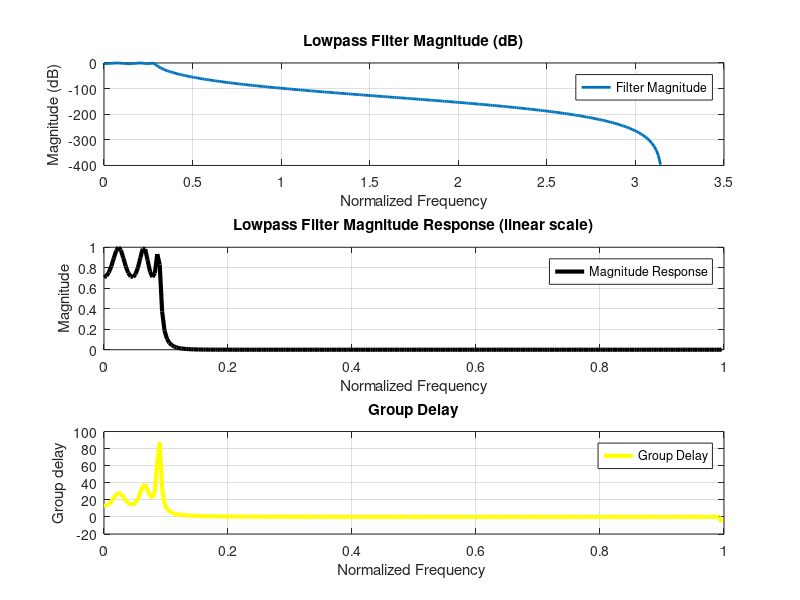
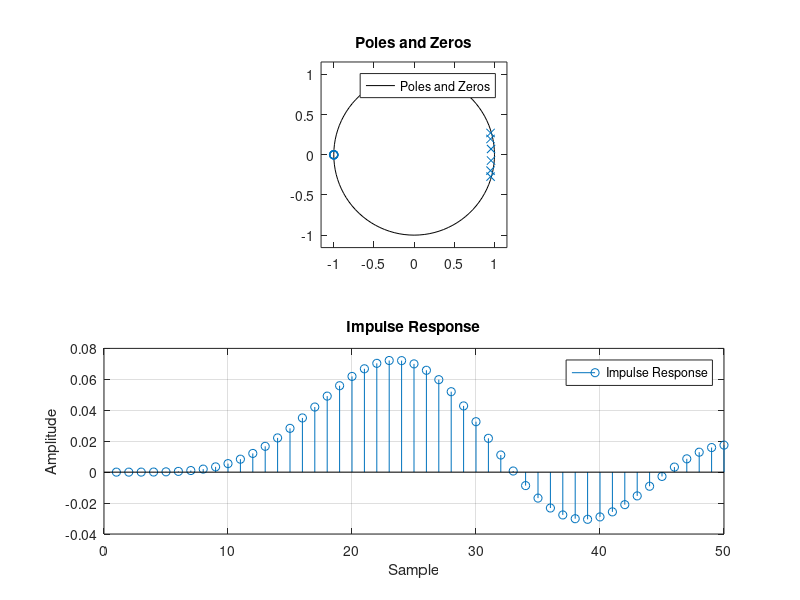
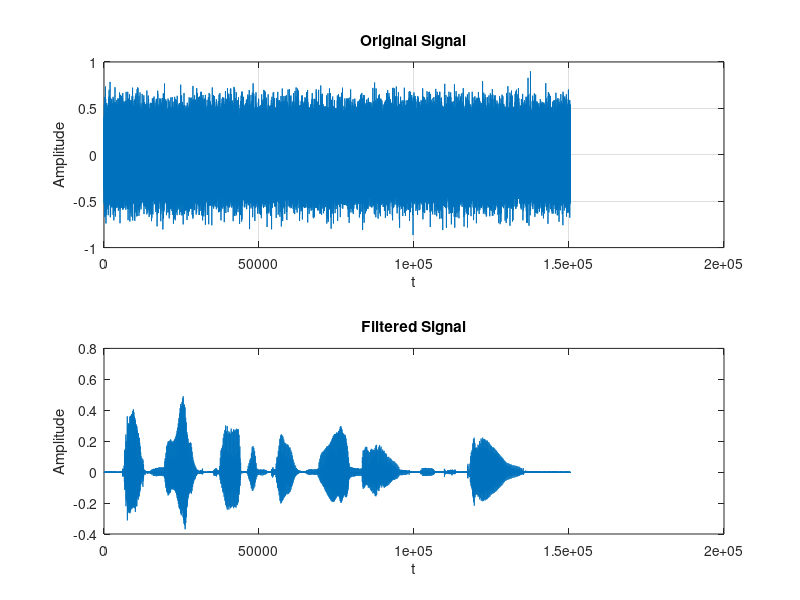

Recreate these plots in MATLAB, in order. (Note: this script raises an error after producing the figures.)
% Design of Chebyshev Type I lowpass filter based on the given specifications
%Loading Values
F_samp=44100;      % Sampling frequency (Hz)
Fp=2000;           % Passband frequency (Hz)
Fs=4000;           % Stopband frequency (Hz)
Rs = 55;           % Stopband ripple (dB)
Rp = 3;            % Passband ripple (dB)
load projIB.mat    % load Noisy from file

%Derived Parameter 
F_Nyg = F_samp/2;         % Nyguist frequency
wp= (pi*Fp)/(F_Nyg*pi);   % Normalized Passband frequency
ws= (pi*Fs)/(F_Nyg*pi);   % Normalized Stopband frequency

% The order of the filter k is estimated using
[k, Wk]= cheb1ord(wp,ws,Rp,Rs);
[b, a]=cheby1(k,Rp, Wk);

% Determining the Magnitude responses of the filter in dB and linear scale
[magni,z]=freqz(b,a,256);
Hcheby1=abs(magni);
w=0:pi/255:pi;
Hcheby1_dB=20*log10(Hcheby1);

%Magnitude Response in dB
subplot(311)
plot(w,Hcheby1_dB,'LineWidth',2)
xlabel('Normalized Frequency');
ylabel('Magnitude (dB)')
title('Lowpass Filter Magnitude (dB)')
legend('Filter Magnitude')
grid

%Magnitude Response in Linear Scale 
subplot(312)
plot(z/pi,Hcheby1,'k', 'LineWidth',3)
xlabel('Normalized Frequency');
ylabel('Magnitude')
title('Lowpass Filter Magnitude Response (linear scale)')
legend('Magnitude Response')
grid

%Plot the group Delay 
g_delay=grpdelay(b,a,256);
subplot(313)
plot(z/pi,g_delay,'y','LineWidth',3)
ylabel('Group delay');
xlabel('Normalized Frequency ')
title('Group Delay')
legend('Group Delay')
grid

%Poles and Zeros 
figure(2)
subplot(211)
zplane(b, a);
title('Poles and Zeros')
legend('Poles and Zeros')
grid

%Plot the Impulse Response for first 50 samples 
subplot(212)
imp=[1; zeros(49,1)];
impulse_res=filter(b,a,imp);
stem(impulse_res)
title('Impulse Response')
xlabel('Sample')
ylabel('Amplitude')
legend('Impulse Response')
grid

%Filtering with the Chebyshev Type I 
figure(3)
subplot(211)
plot(noisy)
title('Original Signal')
ylabel('Amplitude')
xlabel('t')
grid

%Filtering process with the Chebyshev Type I
s=filter(b,a,noisy)*(20*log10(1000)); %amplification of the signal
subplot(212)
plot(s)
title('Filtered Signal')
ylabel('Amplitude')
xlabel('t')
fvtool(b,a)
grid
aud=audioplayer(s,fs); %Testing the noisy signal after filtering
play(aud)
